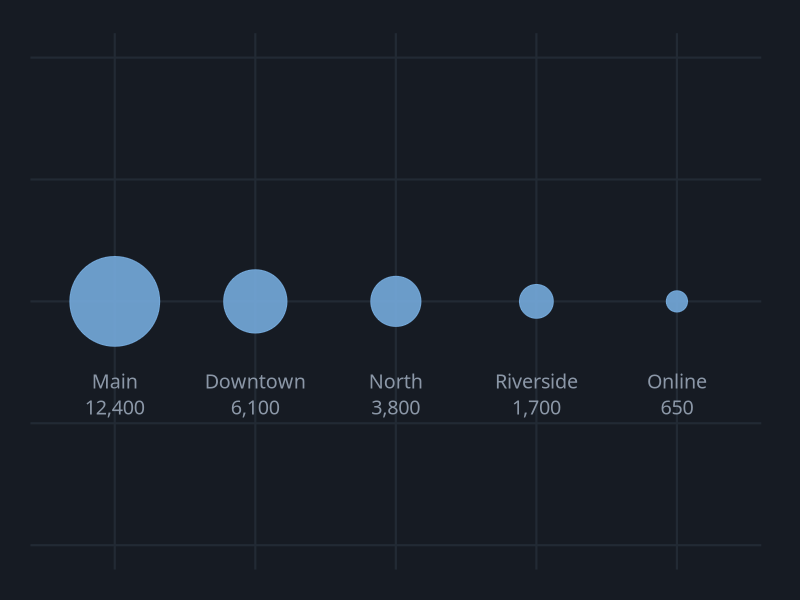
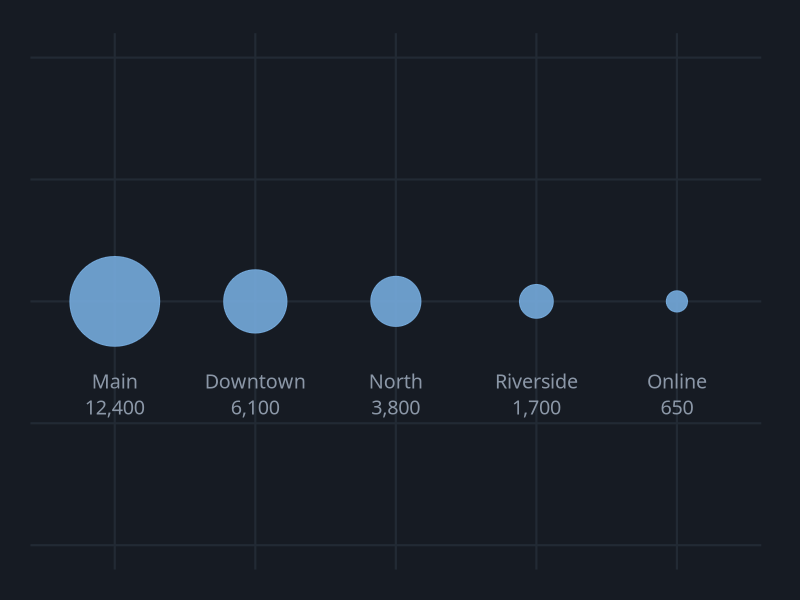

Generate these figures, in order, with R:
# Proportional Symbol Chart
# Question: How large is each campus's student body, roughly?
# Put this script and propsymbol.csv in the same folder, then in RStudio choose
# Session > Set Working Directory > To Source File Location.

library(tidyverse)

# ---- Gallery look: dark background, soft gray text ----
font <- "IBM Plex Sans"   # use "sans" if IBM Plex Sans is not installed
ink  <- "#8B97A7"

theme_gallery <- function() {
  theme_minimal(base_size = 16, base_family = font) +
    theme(
      plot.background  = element_rect(fill = "#161B23", color = NA),
      panel.grid.major = element_line(color = "#222A34"),
      panel.grid.minor = element_blank(),
      text             = element_text(color = ink),
      axis.text        = element_text(color = ink),
      legend.position  = "top",
      legend.title     = element_blank(),
      plot.margin      = margin(24, 28, 18, 18)
    )
}

df <- read_csv("propsymbol.csv", show_col_types = FALSE)

# scale_size_area() makes each circle's AREA match the number
p <- ggplot(df, aes(x = fct_inorder(campus), y = 0)) +
  geom_point(aes(size = students), color = "#75AADB", alpha = 0.9) +
  geom_text(aes(y = -0.3, label = paste0(campus, "
", scales::comma(students))),
            vjust = 1, lineheight = 1.1, color = ink, family = font, size = 5) +
  scale_size_area(max_size = 30, guide = "none") +
  scale_y_continuous(limits = c(-1, 1)) +
  labs(x = NULL, y = NULL) +
  theme_gallery() +
  theme(panel.grid = element_blank(), axis.text = element_blank())

ggsave("propsymbol.png", p, width = 9, height = 6, dpi = 200)
p
